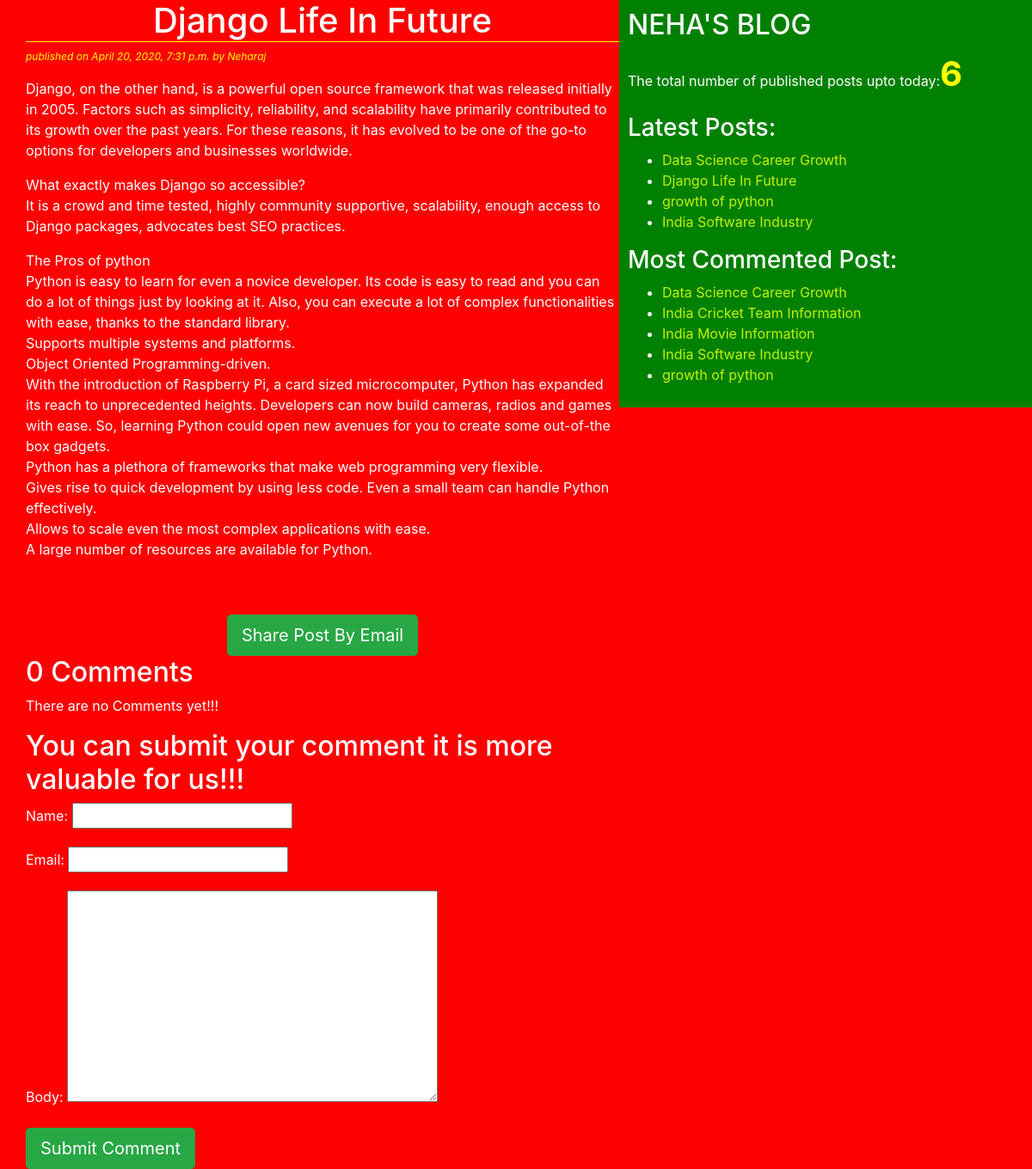
Screenshot of /2020/4/20/django-life-future/ with the database file from the repository.
### blog/models.py (models this page shows, shortened)
class Post(models.Model):
    STATUS_CHOICES=(('draft', 'Draft'),('published', 'Published'))
    title=models.CharField(max_length=256)
    slug=models.SlugField(max_length=264, unique_for_date='publish')
    author=models.ForeignKey(User, related_name='blog_posts', on_delete=models.CASCADE)
    body=models.TextField()
    publish=models.DateTimeField(default=timezone.now)
    created=models.DateTimeField(auto_now_add=True)
    updated=models.DateTimeField(auto_now=True)
    status=models.CharField(max_length=10, choices=STATUS_CHOICES, default='draft')
    objects=CustomManager()
    tags=TaggableManager()
    class Meta:
        ordering = ('-publish',)
    def get_absolute_url(self):
        return reverse('post_detail', args=[self.publish.year, self.publish.month,
        self.publish.day, self.slug])

### blog/views.py (the view)
# urls.py: path('<int:year>/<int:month>/<int:day>/<slug:post>/', views.post_detail_view, name='post_detail'),
def post_detail_view(request,year,month,day,post):
    post = get_object_or_404(Post, slug=post, status='published', publish__year=year, publish__month=month, publish__day=day)
    comments = post.comments.filter(active=True)
    csubmit = False
    if request.method=='POST':
        form=CommentForm(data=request.POST)
        if form.is_valid():
            new_comment=form.save(commit=False)
            new_comment.post=post
            new_comment.save()
            csubmit=True
    else:
        form=CommentForm()
    return render(request,'blog/post_detail.html', {'post':post, 'form':form, 'comments':comments, 'csubmit': csubmit})

### blog/forms.py
class CommentForm(forms.ModelForm):
    class Meta:
        model = Comment
        fields = ('name', 'email', 'body')

### blog/models.py (called while the page is built)
    def get_queryset(self):
        return super().get_queryset().filter(status='published')

### blog/templatetags/blog_tags.py (called while the page is built)
@register.simple_tag(name='my_tag')
def total_posts():
    return Post.objects.count()

@register.inclusion_tag('blog/latest_posts123.html')
def show_latest_posts(count=3):
    latest_posts = Post.objects.order_by('-publish')[:count]
    return {'latest_posts': latest_posts}

@register.simple_tag
def get_most_commented_posts(count=5):
    return Post.objects.annotate(total_comments=Count('comments')).order_by('-total_comments')[:count]

### templates/blog/post_detail.html (shortened to what this page needs)
{% extends "blog/base.html" %}
  {% block content %}
       <h1>{{post.title}}</h1>
       <p id="date">published on {{post.publish}} by {{post.author|title}}</p>
       {{post.body|linebreaks}}<br><br>
       <div class="container" align="center">
       <a href="/{{post.id}}/share" class="btn btn-success btn-lg">Share Post By Email</a>
      </div>
    {% with comments.count as comments_count %}
    <h2>{{comments_count}} Comment{{comments_count|pluralize}}</h2>
   {% endwith %}
   {% if comments %}
     {% for comment in comments %}
       <p id="ch">comment {{forloop.counter}} by {{comment.name}} on {{comment.created}}</p>
       <div class="cb">{{comment.body|linebreaks}}</div>
     {% endfor %}
     <hr>
     {% else %}
       <p>There are no Comments yet!!!</p>
   {% endif %}
   {% if csubmit %}
      <h2>Your Comments Added Successfully!!!</h2>
   {% else %}
      <h2>You can submit your comment it is more valuable for us!!!</h2>
      <form method="POST">
          {{form.as_p}}
          <input type="submit" class="btn btn-success btn-lg" value="Submit Comment">
      </form>
   {%endif%}
  {% endblock %}

### templates/blog/base.html (shortened to what this page needs)
<!DOCTYPE html>
{% load blog_tags %}
{% load static %}
<html lang="en">
<head>
    <link rel="stylesheet" href="https://stackpath.bootstrapcdn.com/bootstrap/4.4.1/css/bootstrap.min.css"
>
    <link rel="stylesheet" href="{% static 'css/blog.css' %}">
</head>
<body>
 <div class="content">
     {% block content %}{% endblock %}
 </div>
 <div class="sidebar">
     <h2>NEHA'S BLOG</h2>
     <p>The total number of published posts upto today:<span id='pcount'>{% my_tag %}</span></p>
     <h3>Latest Posts:</h3>{% show_latest_posts 4 %}
     <h3>Most Commented Post:</h3>
     {% get_most_commented_posts as most_commented_posts %}
     <ul>
         {% for post in most_commented_posts %}
         <li><a id="title" href="{{post.get_absolute_url}}">{{post.title}}</a></li>
         {% endfor %}
     </ul>
 </div>
</body>
</html>

### templates/blog/latest_posts123.html
<ul>
    {% for post in latest_posts %}
    <li><a id="title" href="{{post.get_absolute_url}}">{{post.title}}</a></li>
    {% endfor %}
</ul>

### static/css/blog.css (style rules this page uses)
.content { width: 60%; float: left; padding: 0 0 0 30px; background: red; height: 100%; }
.sidebar { width: 40%; float: right; padding: 10px; background: green; height: 100%; }
h1 { text-align: center; border-bottom: 1px solid yellow; paddding: 0 0 10px 0; }
body { background:red; color:white; }
#date { color:yellow; font-size: 12px; font-style: italic; }
a { color:#bff207; }
#pcount { font-size: 40px; color: yellow; font-weight: bold; }

### rows the page displays
Post: title "Django Life In Future", publish "April 20, 2020, 7:31 p.m.", author "Neharaj", body "Django, on the other hand, is a powerful open source framework that was released initially in 2005. Factors such as simplicity, reliability, and scalability have primarily contributed to its growth over the past years. For these reasons, it has evolved to be one of the go-to options for developers and businesses worldwide. What exactly makes Django so accessible? It is a crowd and time tested, highly community supportive, scalability, enough access to Django packages, advocates best SEO practices. The Pros of python Python is easy to learn for even a novice developer. Its code is easy to read and you can do a lot of things just by looking at it. Also, you can execute a lot of complex…"
Post: title "Data Science Career Growth"
Post: title "growth of python"
Post: title "India Software Industry"
Post: title "India Cricket Team Information"
Post: title "India Movie Information"

### other values shown
{{ comments_count }} "0"
